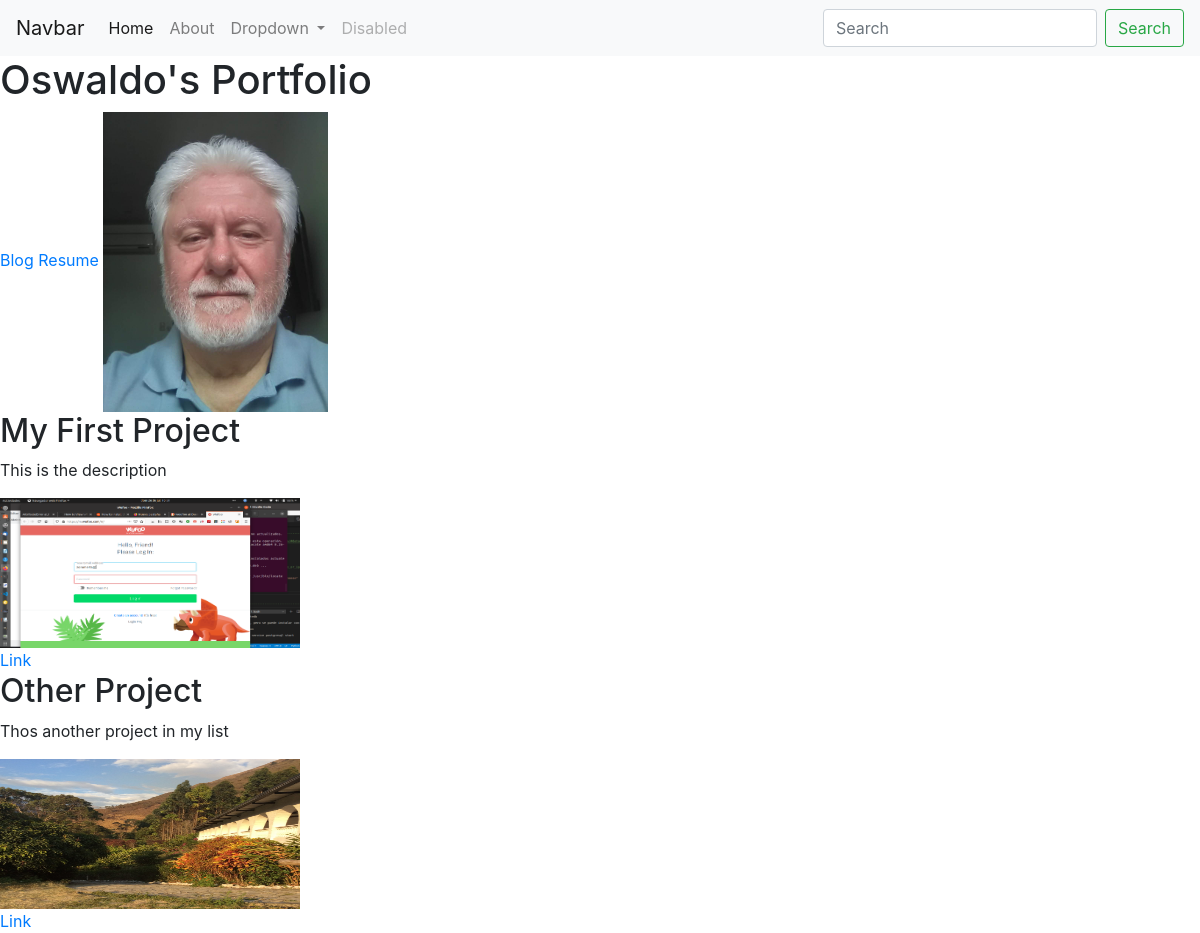
The app's page /, older data.
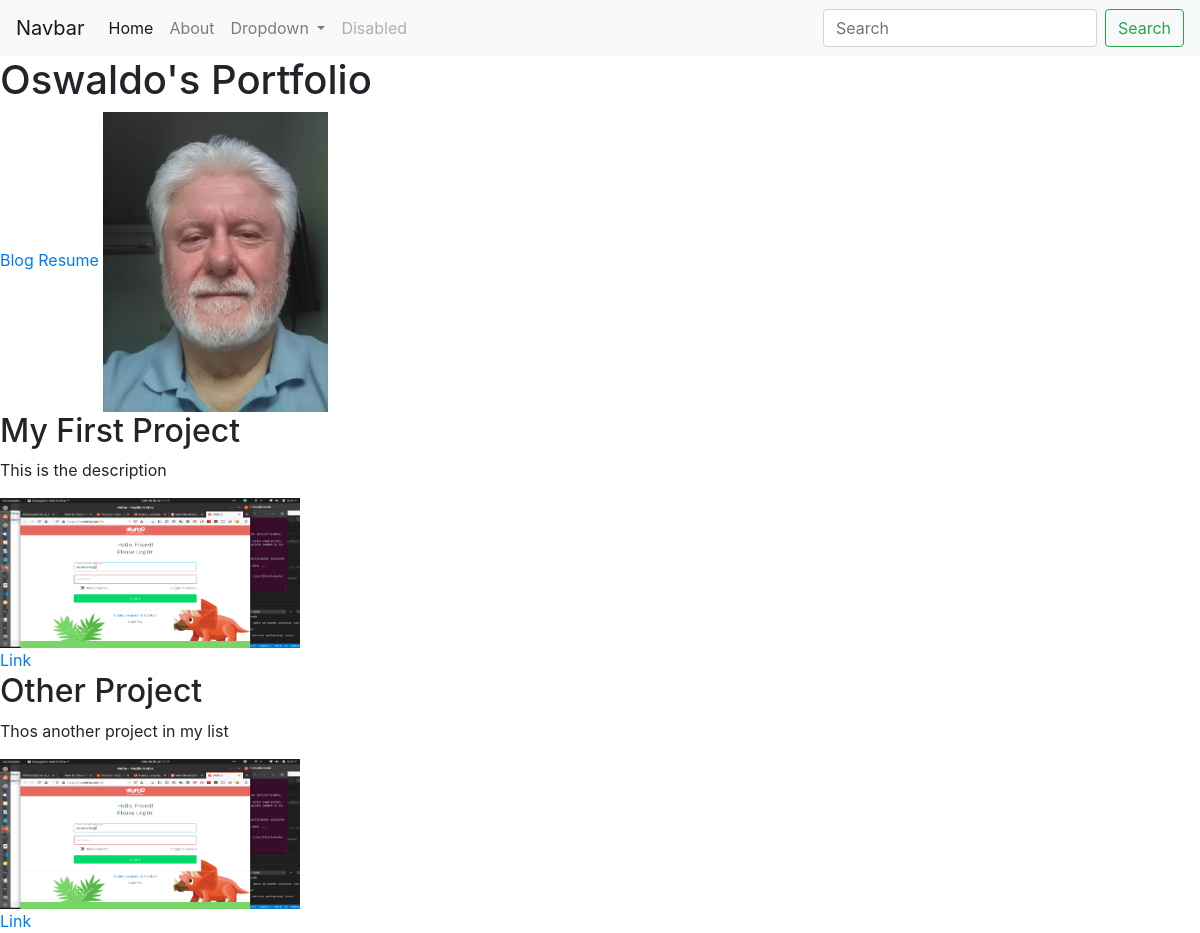
The same page, newer data.
### portfolio/models.py (models this page shows, shortened)
class Project(models.Model):
    title = models.CharField(max_length=100)
    description = models.CharField(max_length=250)
    image = models.ImageField(upload_to='portfolio/images/')
    url = models.URLField(blank=True)

### portfolio/views.py (the view)
# urls.py: 2. Add a URL to urlpatterns:  path('', views.home, name='home')
def home(request):
    projects = Project.objects.all()
    return render(request, 'portfolio/home.html', {'projects':projects})

### portfolio/templates/portfolio/home.html (shortened to what this page needs)
{% extends 'portfolio/base.html' %}
{% block content %}
<h1>Oswaldo's Portfolio</h1>
{% load static %}
<a href="{% url 'blog:all_blogs' %}">Blog</a>
<a href="{% static 'portfolio/resume.pdf' %}">Resume</a>
<img src="{% static 'portfolio/IMG_20200428_091130.jpg' %}" height=300 >
{% for project in projects %}
<h2>{{ project.title }}</h2>
<p>{{ project.description }}</p>
<img src='{{ project.image.url }}' height=150 Width=300>
{% if project.url %}
<a href='{{ project.url }}'>Link</a>
{% endif %}
{% endfor%}
{% endblock %}

### portfolio/templates/portfolio/base.html (shortened to what this page needs)
<!doctype html>
<html lang="en">
  <head>
    <link rel="stylesheet" href="https://stackpath.bootstrapcdn.com/bootstrap/4.5.2/css/bootstrap.min.css">
  </head>
  <body>
    <nav class="navbar navbar-expand-lg navbar-light bg-light">
        <a class="navbar-brand" href="#">Navbar</a>
        <div class="collapse navbar-collapse" id="navbarSupportedContent">
          <ul class="navbar-nav mr-auto">
            <li class="nav-item active">
              <a class="nav-link" href="#">Home <span class="sr-only">(current)</span></a>
            </li>
            <li class="nav-item">
              <a class="nav-link" href="#">About</a>
            </li>
            <li class="nav-item dropdown">
              <a class="nav-link dropdown-toggle" href="#" id="navbarDropdown" role="button" data-toggle="dropdown" aria-haspopup="true" aria-expanded="false">
                Dropdown
              </a>
            </li>
            <li class="nav-item">
              <a class="nav-link disabled" href="#" tabindex="-1" aria-disabled="true">Disabled</a>
            </li>
          </ul>
          <form class="form-inline my-2 my-lg-0">
            <input class="form-control mr-sm-2" type="search" placeholder="Search" aria-label="Search">
            <button class="btn btn-outline-success my-2 my-sm-0" type="submit">Search</button>
          </form>
        </div>
      </nav>
    {% block content %}{% endblock %}
  </body>
</html>

Row changes from the older to the newer data that the page shows:
changed Project "Other Project": image: a different picture
